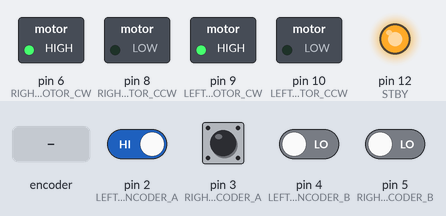
Simulated run of this sketch. Board: Arduino Uno, built with avr-gcc and run on an emulated ATmega328P. Parts: switched loads named in the sketch (green lamp = pin HIGH), output pins drawn as LEDs (lit = HIGH). The inputs (shaded band) are chosen by the test bench; at power-on: pin 2 (LEFT_ENCODER_A), pin 3 (RIGHT_ENCODER_A) HIGH, pin 4 (LEFT_ENCODER_B), pin 5 (RIGHT_ENCODER_B) LOW. What the sketch prints to the serial monitor is not drawn.

Above: at 1.2 s.
1.3 s: rotary encoder on pin 2 (LEFT_ENCODER_A) / pin 4 (LEFT_ENCODER_B) turned 1 step (first pin leading)
4.5 s: rotary encoder on pin 2 (LEFT_ENCODER_A) / pin 4 (LEFT_ENCODER_B) turned 2 steps (second pin leading)
7.9 s: pin 3 (RIGHT_ENCODER_A) pulsed LOW 2 times (0.12 s each, 0.3 s apart)
Timing chart, 0 to 10.9 s (numbered marks = the images above; inputs shaded):
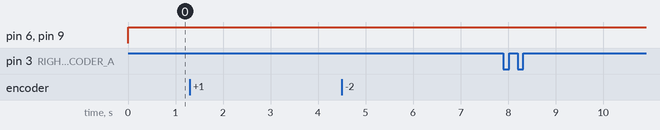

The sketch:

SimplePID1.ino
```cpp
#include <PIDController.h>

// Encoder pins
#define LEFT_ENCODER_A 2
#define LEFT_ENCODER_B 4
#define RIGHT_ENCODER_A 3
#define RIGHT_ENCODER_B 5

// Motor pins
#define LEFT_MOTOR_CW 9
#define LEFT_MOTOR_CCW 10
#define RIGHT_MOTOR_CW 6
#define RIGHT_MOTOR_CCW 8
#define STBY 12


// PID constants
#define LEFT_KP 260.0
#define LEFT_KI 0.00
#define LEFT_KD 2000.0
#define RIGHT_KP 260.0
#define RIGHT_KI 0.00
#define RIGHT_KD 2000.0

// Target distance and motor speeds
int targetDistance = 100; // Target distance in encoder counts
int leftSpeed = 0;       // Motor speed for left wheel
int rightSpeed = 0;      // Motor speed for right wheel

// Encoder counts
volatile long int leftEncoderCount = 0;
volatile long int rightEncoderCount = 0;

// PID controllers
PIDController leftPID;
PIDController rightPID;

void setup() {
  Serial.begin(9600); // Serial for Debugging

  pinMode(LEFT_ENCODER_A, INPUT);
  pinMode(LEFT_ENCODER_B, INPUT);
  pinMode(RIGHT_ENCODER_A, INPUT);
  pinMode(RIGHT_ENCODER_B, INPUT);
  pinMode(STBY, OUTPUT);

  pinMode(LEFT_MOTOR_CW, OUTPUT);
  pinMode(LEFT_MOTOR_CCW, OUTPUT);
  pinMode(RIGHT_MOTOR_CW, OUTPUT);
  pinMode(RIGHT_MOTOR_CCW, OUTPUT);

  attachInterrupt(digitalPinToInterrupt(LEFT_ENCODER_A), leftEncoder, RISING);
  attachInterrupt(digitalPinToInterrupt(RIGHT_ENCODER_A), rightEncoder, RISING);

  leftPID.begin();
  rightPID.begin();
  rightPID.tune(LEFT_KP, LEFT_KI, LEFT_KD);
  leftPID.tune(RIGHT_KP, RIGHT_KI, RIGHT_KD);
  leftPID.limit(-255, 255);
  rightPID.limit(-255, 255);

  leftPID.setpoint(targetDistance);
  rightPID.setpoint(targetDistance);
  digitalWrite(STBY, HIGH);
}

void loop() {
  leftSpeed = leftPID.compute(leftEncoderCount);
  rightSpeed = rightPID.compute(rightEncoderCount);

  setMotorSpeeds(leftSpeed, rightSpeed);
  Serial.print("Left Speed: ");
  Serial.print(leftSpeed);
  Serial.print(" Right Speed: ");
  Serial.print(rightSpeed);
  Serial.print(" Left Count: ");
  Serial.print(leftEncoderCount);
  Serial.print(" Right Count: ");
  Serial.println(rightEncoderCount);


}

void setMotorSpeeds(int leftSpeed, int rightSpeed) {
  if (leftSpeed > 0) {
    analogWrite(LEFT_MOTOR_CW, leftSpeed);
    analogWrite(LEFT_MOTOR_CCW, 0);
  } else {
    analogWrite(LEFT_MOTOR_CW, 0);
    analogWrite(LEFT_MOTOR_CCW, abs(leftSpeed));
  }

  if (rightSpeed > 0) {
    analogWrite(RIGHT_MOTOR_CW, rightSpeed);
    analogWrite(RIGHT_MOTOR_CCW, 0);
  } else {
    analogWrite(RIGHT_MOTOR_CW, 0);
    analogWrite(RIGHT_MOTOR_CCW, abs(rightSpeed));
  }
}

void leftEncoder() {
  if (digitalRead(LEFT_ENCODER_B) == HIGH)
    leftEncoderCount++;
  else
    leftEncoderCount--;
}

void rightEncoder() {
  if (digitalRead(RIGHT_ENCODER_B) == HIGH)
    rightEncoderCount++;
  else
    rightEncoderCount--;
}
```

Measured:
- after the input at 1.3 s, every drawn part: stays the same
- after the input at 4.5 s, every drawn part: stays the same
- after the input at 7.9 s, every drawn part: stays the same
